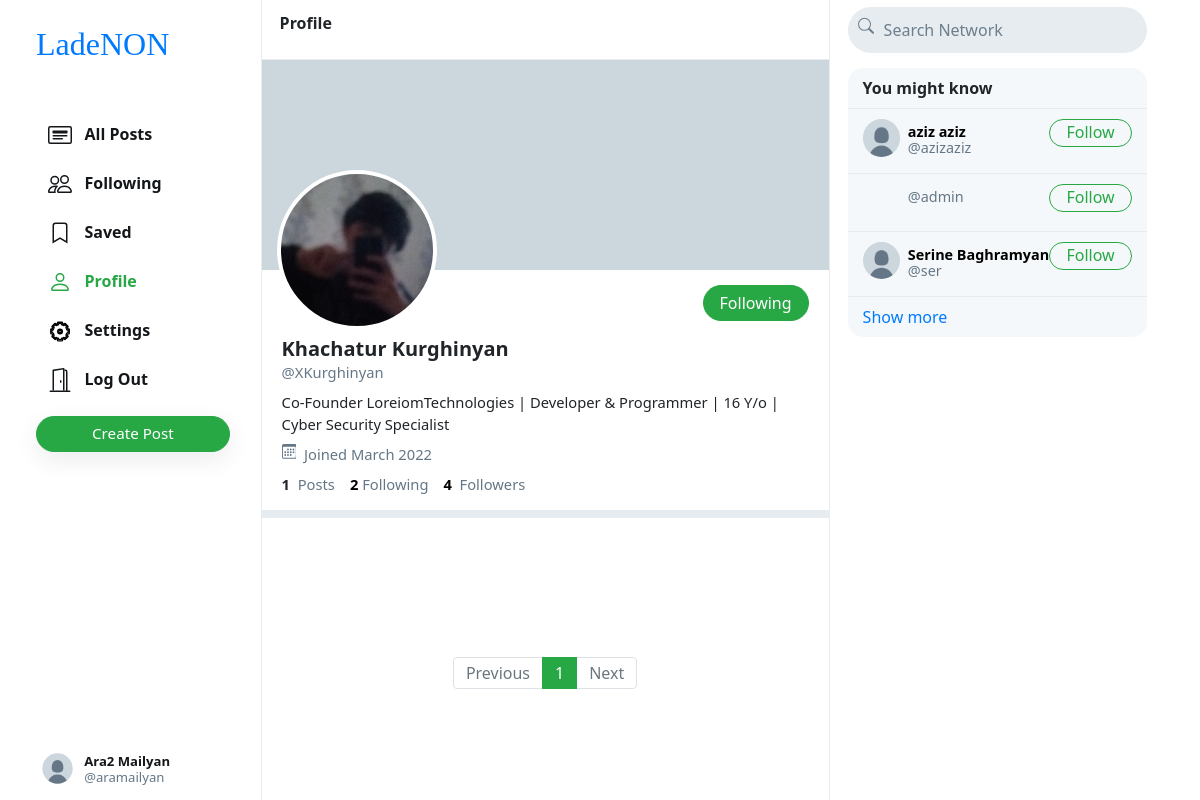
/XKurghinyan (signed in), run on the app's committed database.
### network/models.py (models this page shows, shortened)
class User(AbstractUser):
    profile_pic = models.ImageField(upload_to='profile_pic/')
    bio = models.TextField(max_length=160, blank=True, null=True)
    cover = models.ImageField(upload_to='covers/', blank=True)

### network/views.py (the view)
# urls.py: path("<str:username>", views.profile, name='profile'),
def profile(request, username):
    user = User.objects.get(username=username)
    all_posts = Post.objects.filter(creater=user).order_by('-date_created')
    paginator = Paginator(all_posts, 10)
    page_number = request.GET.get('page')
    if page_number == None:
        page_number = 1
    posts = paginator.get_page(page_number)
    followings = []
    suggestions = []
    follower = False
    if request.user.is_authenticated:
        followings = Follower.objects.filter(followers=request.user).values_list('user', flat=True)
        suggestions = User.objects.exclude(pk__in=followings).exclude(username=request.user.username).order_by("?")[:6]
        if request.user in Follower.objects.get(user=user).followers.all():
            follower = True
    follower_count = Follower.objects.get(user=user).followers.all().count()
    following_count = Follower.objects.filter(followers=user).count()
    return render(request, 'network/profile.html', {
        "username": user,
        "posts": posts,
        "posts_count": all_posts.count(),
        "suggestions": suggestions,
        "page": "profile",
        "is_follower": follower,
        "follower_count": follower_count,
        "following_count": following_count
    })

### network/templates/network/profile.html (shortened to what this page needs)
{% extends 'network/index.html' %}
{% load static %}
{% block profile %}
<head>
    <link href="https://pro.fontawesome.com/releases/v5.10.0/css/all.css" rel="stylesheet">
</head>
    <div class="profile-view" data-user="{{username.username}}">
        <div class="cover-image" style="background-image: url(/media/{{username.cover}})"></div>
        <div class="profile-image" style="background-image: url(/media/{{username.profile_pic}})"></div>
        <div class="profile-details">
            <div>
                {% if user.username == username.username %}
                    <button class="btn btn-outline-success float-right" id="edit-profile-btn">Edit Profile</button>
                {% elif is_follower %}
                    <button class="btn btn-success float-right" onclick="unfollow_user(this,'{{username.username}}','edit_page')" id="following-btn">Following</button>
                {% else %}
                    <button class="btn btn-outline-success float-right" onclick="follow_user(this,'{{username.username}}','edit_page')" id="follow-btn">Follow</button>
                {% endif %}
            </div>
            <div class="details-data">
                <h5>{{username.first_name}} {{username.last_name}}</h5>
                <div class="grey">@{{username.username}}
                </div>
                <div class="bio">
                    {% if username.bio is not None %}
                        {{username.bio}}
                    {% endif %}
                </div>
                <div class="grey" style="padding: 8px 0px;">
                    &nbsp;Joined {{username.date_joined | date:"F Y"}}
                </div>
                <div>
                    <strong>
                        {{posts_count}}
                    </strong>
                    &nbsp;<span class="grey">Posts</span>
                    <a href="#">
                        <strong id="following__count">{{following_count | default:0}}</strong>&nbsp;<span class="grey">Following</span>
                    </a>
                    <a href="#">
                        <strong id="follower__count">{{follower_count | default:0}}
                        </strong>&nbsp;<span class="grey">Followers</span>
                    </a>
                </div>
            </div>
        </div>
    </div>
    <div class="space"></div>
{% endblock %}

### network/templates/network/layout.html (shortened to what this page needs)
{% load static %}
<!DOCTYPE html>
<html lang="en">
    <head>
        <link rel="stylesheet" href="https://stackpath.bootstrapcdn.com/bootstrap/4.4.1/css/bootstrap.min.css">
        <link href="{% static 'network/styles.css' %}" rel="stylesheet">
        <link href="https://pro.fontawesome.com/releases/v5.10.0/css/all.css" rel="stylesheet">
    </head>
    <body>
        <div class="body" data-page="{{page}}">
            <div class="sidenav">
                <a href="{% url 'index' %}" class="navbar-brand">
                    <p style="font-size:32px; font-family:'Playfair Display', serif;">LadeNON</p>
                </a>
                <div style="height: 100%;">
                    <div>
                        <div>
                            <ul>
                                <li class="nav-item" id="all_posts">
                                <a href="{% url 'index' %}" class="nav-link">
                                    <div>
                                        &nbsp;&nbsp;All Posts
                                    </div>
                                </a>
                                </li>
                                {% if user.is_authenticated %}
                                    <li class="nav-item" id="following">
                                        <a href="{% url 'following' %}" class="nav-link">
                                            <div>
                                                &nbsp;&nbsp;Following
                                            </div>
                                        </a>
                                    </li>
                                    <li class="nav-item" id="saved">
                                        <a href="{% url 'saved' %}" class="nav-link">
                                            <div>
                                                <svg width="1.5em" height="1.5em" viewBox="0 0 16 16" class="bi bi-bookmark" fill="currentColor" xmlns="http://www.w3.org/2000/svg">
                                                    <path fill-rule="evenodd" d="M8 12l5 3V3a2 2 0 0 0-2-2H5a2 2 0 0 0-2 2v12l5-3zm-4 1.234l4-2.4 4 2.4V3a1 1 0 0 0-1-1H5a1 1 0 0 0-1 1v10.234z"/>
                                                  </svg>
                                                &nbsp;&nbsp;Saved
                                            </div>
                                        </a>
                                    </li>
                                    <li class="nav-item" id="profile">
                                        <a href="{% url 'profile' user.username %}" class="nav-link">
                                            <div>
                                                &nbsp;&nbsp;Profile
                                            </div>
                                        </a>
                                    </li>
                                    <li class="nav-item" id="saved">
                                        <a href="{% url 'settings' %}" class="nav-link">
                                            <div>
                                                &nbsp;&nbsp;Settings
                                            </div>
                                        </a>
                                    </li>
                                    <li class="nav-item" id="logout">
                                        <a href="{% url 'logout' %}" class="nav-link">
                                            <div>
                                                &nbsp;&nbsp;Log Out
                                            </div>
                                        </a>
                                    </li>
                                {% endif %}
                            </ul>
                        </div>
                        {% if user.is_authenticated %}
                            <button id="popup-btn" class="btn btn-success new-post-btn" onclick="createpost()">Create Post</button>
                        {% endif %}
                    </div>
                    <div style="position: absolute; bottom: 10px;">
                        {% if user.is_authenticated %}
                            <li class="nav-item sidenav-user">
                                <a href="{% url 'profile' user.username %}" class="nav-link">
                                    <div class="user_account">
                                        <div class="small-profilepic" style="float: left; background-image: url(/media/{{user.profile_pic}})"></div>
                                        <div style="height: 2.7vw; margin: auto;">
                                            <div style="margin-top: 4px;"><strong>{{user.first_name}} {{user.last_name}}</strong></div>
                                            <div class="grey" style="margin-top: 4px;">@{{ user.username }}
                                            </div>
                                        </div>
                                    </div>
                                </a>
                            </li>
                        {% endif %}
                    </div>
                </div>
            </div>
            {% block body %}
            {% endblock %}
            <div class="right-div">
                <nav class="head">
                    <form action="#">
                        <div class="search-div">
                            <div>
                            </div>
                            <input type="text" name="query" id="search-box" placeholder="Search Network">
                        </div>
                    </form>
                </nav>
                <div class='right-div-content'>
                    <div class="space" style="background-color: white;"></div>
                    {% if user.is_authenticated %}
                        <div class="suggestion-box">
                            <div class="suggestion-header">
                                You might know
                            </div>
                            {% for suggestion in suggestions %}
                                <div class="suggestion-user">
                                    <div>
                                        <a href="{% url 'profile' suggestion.username %}">
                                            <div class="small-profilepic" style="background-image: url(/media/{{suggestion.profile_pic}})"></div>
                                        </a>
                                    </div>
                                    <div class="user-details">
                                        <a href="{% url 'profile' suggestion.username %}">
                                            <div id="user-name">
                                                <strong>
                                                    {{suggestion.first_name}} {{suggestion.last_name}}
                                                </strong>
                                            </div>
                                            <div class="grey">@{{suggestion.username}}
                                            </div>
                                        </a>
                                    </div>
                                    <div>
                                        <button class="btn btn-outline-success" type="button" onclick="follow_user(this,'{{suggestion.username}}','suggestion')">Follow</button>
                                    </div>
                                </div>
                            {% empty %}
                                    <div style="text-align: center; border-bottom: .5px solid #e6ecf0; padding: 10px 15px;">
                                        <span class="grey" style="font-size: .9em;">No suggestions available.</span>
                                    </div>
                            {% endfor %}
                            <div class="suggestion-footer">
                                <a href="#">Show more</a>
                            </div>
                        </div>
                    {% endif %}
                </div>
            </div>
        </div>
    </body>
</html>

### network/static/network/styles.css (style rules this page uses)
.body { display: flex; min-height: 100%; font-family: system-ui, sans-serif; }
.btn { border-radius: 20px; padding: 0.32rem 1rem 0.375rem 1rem; }
.btn, .btn:focus, .btn:active { box-shadow: none !important; -webkit-box-shadow: none !important; }
.grey { color: #657786; }
svg { vertical-align: text-top; }
.sidenav { height: 100%; width: 21.8%; position: fixed; top: 0; left: 0; padding: 15px; list-style: none; border-right: .5px solid #e6ecf0; z-index: 100; padding-left: 3%; background-color: white; }
.sidenav ul { list-style: none; padding-left: 0px; margin-top: 3vh; }
.sidenav li { margin-top: 7px; }
.sidenav .nav-link { color: #14171a; line-height: .7em; font-weight: 700; padding: 0px; }
.sidenav .nav-link > div { padding: 10px 20px 8px 12px; border-radius: 25px; line-height: 0.9em; width: max-content; }
.new-post-btn { padding-left: 55px !important; padding-right: 55px !important; font-size: .95em; font-weight: 530; box-shadow: rgba(0, 0, 0, 0.08) 0px 8px 24px !important; }
.user_account { display: flex; font-size: .82rem; font-weight: normal; padding-top: 3px !important; padding-bottom: 3px !important; padding-left: 3px !important; }
.user_account .small-profilepic { transform: scale(.82); margin-left: auto; margin-top: auto; }
.active a { color: #28a745 !important; }
.head { height: 7.5vh; }
.small-profilepic { width: 3.1vw; height: 3.1vw; border-radius: 9999px; overflow: hidden; margin-right: 8px; background-size: cover; background-repeat: no-repeat; background-position: center; box-sizing: content-box; }
.space { height: 8px; background-color: #e6ecf0; }
.cover-image { height: 210px; background-size: cover; background-position: center; background-repeat: no-repeat; background-color: #ccd6dd; }
.profile-image { width: 160px; height: 160px; position: absolute; left: 15px; top: 110px; border-radius: 99999px; border: 4px solid white; background-size: cover; background-repeat: no-repeat; background-position: center; background-color: white; }
.profile-details { padding: 15px 20px; }
.profile-details button { padding-bottom: 0.3rem; }
.profile-details > .details-data { margin-top: 52px; font-size: .92em; }
.profile-details h5 { font-weight: 800; margin-bottom: 0px; }
.profile-details a { color: black; text-decoration: none; }
.bio { margin-top: 8px; }
.right-div { width: 28%; height: 100vh; position: fixed; right: 2.95%; border-left: .5px solid #e6ecf0; background-color: white; }
.right-div .head { padding: .9vh 1.5vw; }
.right-div .search-div { margin-left: auto; margin-right: auto; display: flex; border-radius: 25px; background-color: #e6ecf0; padding-left: 10px; padding-right: 10px; vertical-align: middle; }
#search-box { height: 5.7vh; border: none; background: none; outline: none; width: 100%; margin-left: 8px; }
#search-box::placeholder { color: #6d7e8c; }
.right-div-content { height: 92.5vh; overflow: auto; padding-left: 1.5vw; padding-right: 1.5vw; }
.suggestion-box, .guest-box { border-radius: 15px; overflow: hidden; background-color: #f5f8fa; }
.suggestion-header { padding: 13px 15px; line-height: .9em; font-weight: 800; border-bottom: .5px solid #e6ecf0; }
.suggestion-user { display: flex; padding: 10px 15px; font-size: .9em; border-bottom: .5px solid #e6ecf0; }
.suggestion-user a { color: black; text-decoration: none; }
.user-details { flex: 1; line-height: 1.1em; padding: 5px 0px 7px 0px; }
.suggestion-user .btn { padding: 0em 1em .09em 1em; }
.suggestion-footer { padding: 13px 15px; line-height: .9em; }
.suggestion-footer a { text-decoration: none; }

### data on the page
User: profile_pic (placeholder picture), first_name "Ara2", last_name "Mailyan", username "aramailyan"
User: profile_pic (picture), first_name "Khachatur", last_name "Kurghinyan", username "XKurghinyan", bio "Co-Founder LoreiomTechnologies | Developer & Programmer | 16 Y/o | Cyber Security Specialist", date_joined "March 2022"
User: profile_pic (placeholder picture), first_name "aziz", last_name "aziz", username "azizaziz"
User: username "admin"
User: profile_pic (placeholder picture), first_name "Serine", last_name "Baghramyan", username "ser"

### other printed values
{{ posts_count }} "1"
{{ following_count | default:0 }} "2"
{{ follower_count | default:0 }} "4"
{{ each }} "1"
